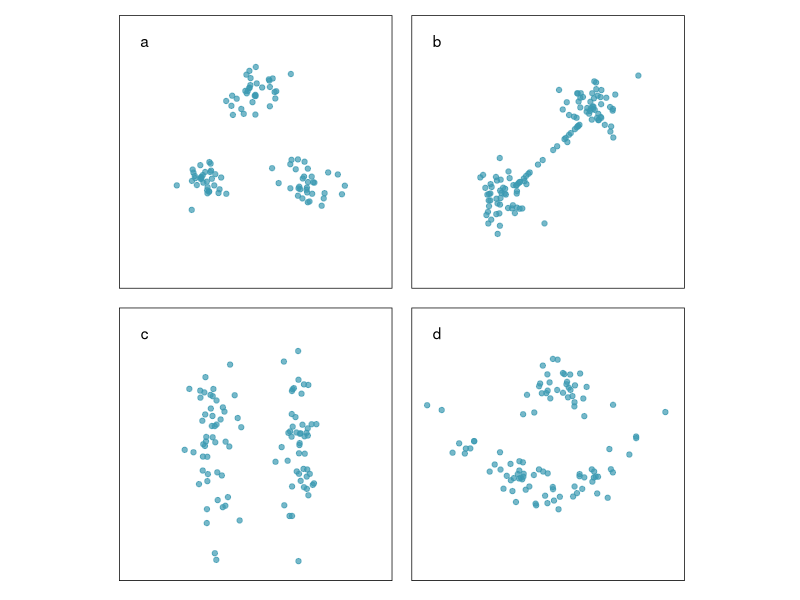
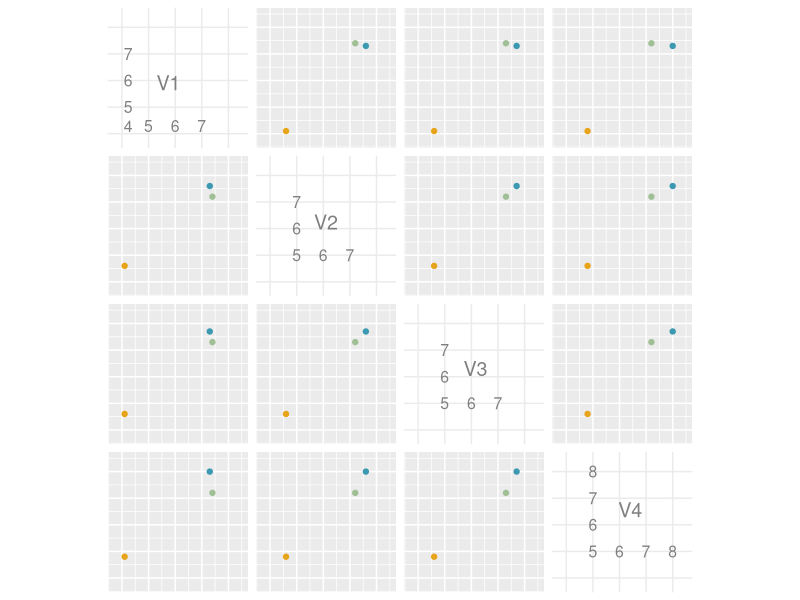
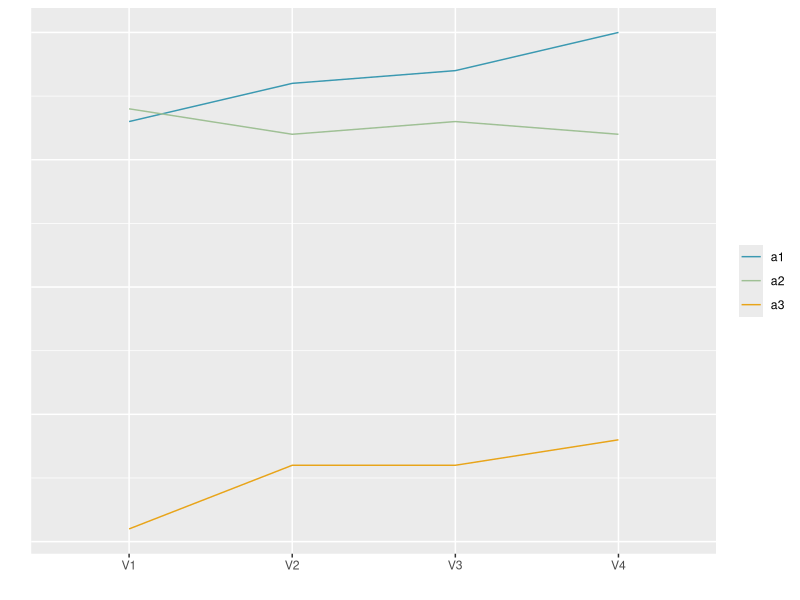

Source code (R) for these figures, in order:
## ---- chunk 1
#| label: fig-ideal-clusters
#| echo: FALSE
#| fig-width: 5
#| fig-height: 5
#| out-width: "100%"
#| fig-cap: "Different structures in data impact cluster analysis.  When there are well-separated groups (a), it is simple to group similar observations. Even when there are not, partitioning observations into groups may still be useful. There may be nuisance observations or (b) nuisance variables (c) that affect the interpoint distance calculations and distract the clustering algorithm, and there may oddly shaped clusters (d) which are hard to numerically describe."
#| message: false
stdd <- function(x) (x-mean(x))/sd(x)
set.seed(20230513)
d_sep_cl <- matrix(rnorm(99*2), ncol=2)
d_sep_cl[1:33,1] <-
  d_sep_cl[1:33,1]+8
d_sep_cl[34:66,2] <-
  d_sep_cl[34:66,2]+8
d_sep_cl[34:66,1] <-
  d_sep_cl[34:66,1]+4
d_sep_cl <- data.frame(x1=stdd(d_sep_cl[,1]), 
                       x2=stdd(d_sep_cl[,2]))

x <- (runif(20)-0.5)*4
y <- x
d_nuis_pts <- data.frame(x1 = stdd(c(rnorm(50, -3), 
                            rnorm(50, 3), x)),
                 x2 = stdd(c(rnorm(50, -3), 
                            rnorm(50, 3), y)))

d_nuis_vars <- matrix(rnorm(99*2), ncol=2)
d_nuis_vars[1:49,1] <- d_nuis_vars[1:49,1]+8
d_nuis_vars <-
  data.frame(x1=stdd(d_nuis_vars[,1]),
             x2=stdd(d_nuis_vars[,2]))

d_odd_shapes <- matrix(rnorm(99*2),ncol=2)
d_odd_shapes[1:66,2] <- (d_odd_shapes[1:66,1])^2-5 + rnorm(66)*0.6
d_odd_shapes[1:66,1] <- d_odd_shapes[1:66,1]*3
d_odd_shapes <-
  data.frame(x1=stdd(d_odd_shapes[,1]),
             x2=stdd(d_odd_shapes[,2]))

library(ggplot2)
library(patchwork)
p1 <- ggplot(d_sep_cl, aes(x=x1, y=x2)) + 
  geom_point(colour="#3B99B1", alpha=0.7) + 
  annotate("text", -2.5, 2.5, label="a") +
  xlim(-2.8, 2.8) + ylim(-2.8, 2.8) +
  theme(aspect.ratio=1,
        axis.text = element_blank(),
        axis.title = element_blank(),
        axis.ticks = element_blank(),
        panel.background = element_rect("white"),
        panel.border = element_rect("black", fill=NA, 
             linewidth = 0.5))
p2 <- ggplot(d_nuis_pts, aes(x=x1, y=x2)) + 
  geom_point(colour="#3B99B1", alpha=0.7) + 
  annotate("text", -2.5, 2.5, label="b") +
  xlim(-2.8, 2.8) + ylim(-2.8, 2.8) +
  theme(aspect.ratio=1,
        axis.text = element_blank(),
        axis.title = element_blank(),
        axis.ticks = element_blank(),
        panel.background = element_rect("white"),
        panel.border = element_rect("black", fill=NA, 
             linewidth = 0.5))
p3 <- ggplot(d_nuis_vars, aes(x=x1, y=x2)) + 
  geom_point(colour="#3B99B1", alpha=0.7) + 
  annotate("text", -2.5, 2.5, label="c") +
  xlim(-2.8, 2.8) + ylim(-2.8, 2.8) +
  theme(aspect.ratio=1,
        axis.text = element_blank(),
        axis.title = element_blank(),
        axis.ticks = element_blank(),
        panel.background = element_rect("white"),
        panel.border = element_rect("black", fill=NA, 
             linewidth = 0.5))
p4 <- ggplot(d_odd_shapes, aes(x=x1, y=x2)) + 
  geom_point(colour="#3B99B1", alpha=0.7) + 
  annotate("text", -2.5, 2.5, label="d") +
  xlim(-2.8, 2.8) + ylim(-2.8, 2.8) +
  theme(aspect.ratio=1,
        axis.text = element_blank(),
        axis.title = element_blank(),
        axis.ticks = element_blank(),
        panel.background = element_rect("white"),
        panel.border = element_rect("black", fill=NA, 
             linewidth = 0.5))
print(p1 + p2 + p3 + p4 + plot_layout(ncol=2))
## ---- chunk 2
#| message: FALSE
#| warning: false
#| fig-width: 4
#| fig-height: 4
#| fig-align: center
x <- tibble::tibble(V1 = c(7.3, 7.4, 4.1),
                    V2 = c(7.6, 7.2, 4.6),
                    V3 = c(7.7, 7.3, 4.6),
                    V4 = c(8.0, 7.2, 4.8),
                    point = factor(c("a1", "a2", "a3")))
library(GGally)
library(colorspace)
library(gridExtra)
pscat <- ggpairs(x, columns=1:4,
                 upper=list(continuous="points"),
                 diag=list(continuous="blankDiag"),
                 axisLabels="internal",
                 ggplot2::aes(colour=point)) +
    scale_colour_discrete_divergingx(
      palette = "Zissou 1", nmax=4) +
    xlim(3.7, 8.5) + ylim(3.7, 8.5) +
    theme(aspect.ratio=1)
pscat
## ---- chunk 3
#| fig-width: 3
#| fig-height: 3.4
ppar <- ggparcoord(x, columns=1:4, 
                   groupColumn = 5, 
                   scale = "globalminmax") +
    scale_colour_discrete_divergingx(
      palette = "Zissou 1", nmax=4) +
  xlab("") + ylab("") + 
  theme(axis.ticks.y = element_blank(),
        axis.text.y = element_blank(),
        legend.title = element_blank())
ppar
